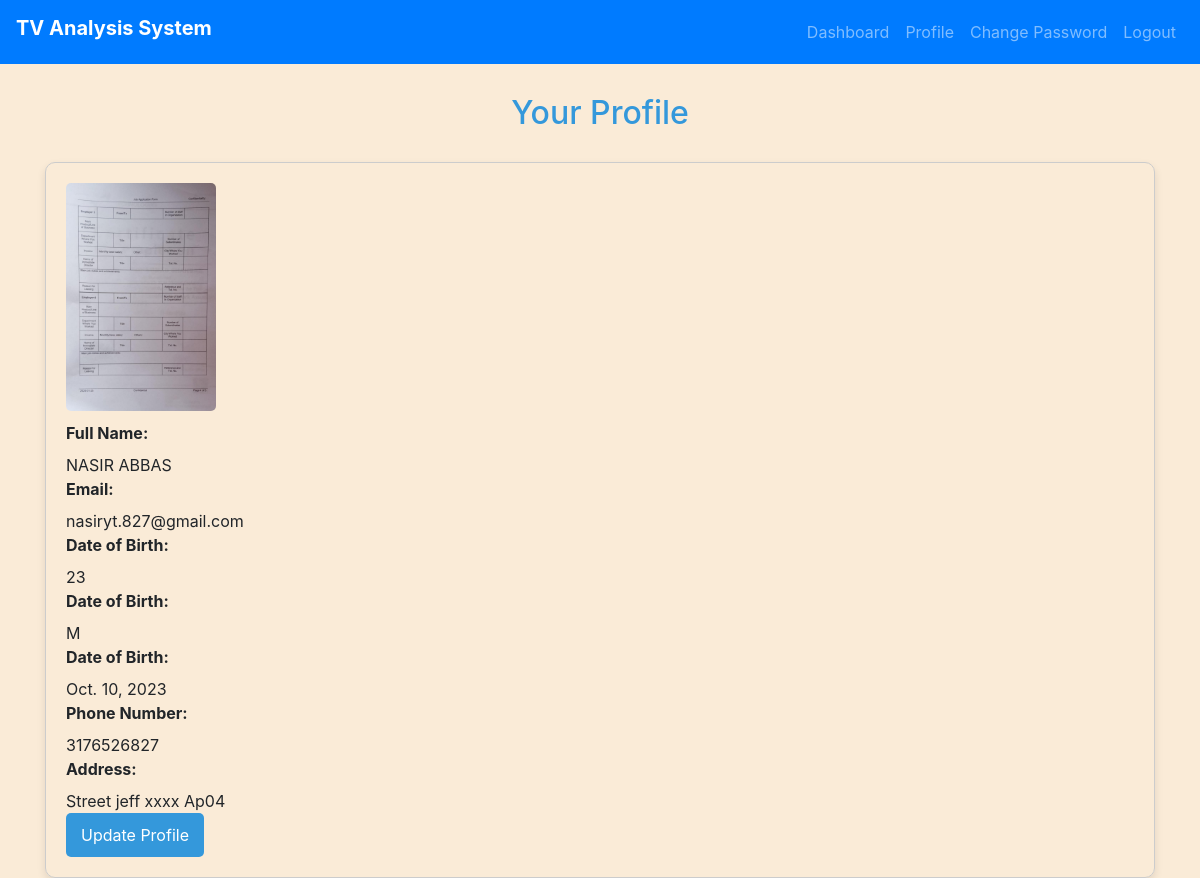
Screenshot of /view_profile/ (signed in) with the database file from the repository.
### myapp/models.py (models this page shows, shortened)
class Profile(models.Model):
    GENDER_CHOICES = [
        ('M', 'Male'),
        ('F', 'Female'),
    ]
    user = models.OneToOneField(User, on_delete=models.CASCADE)
    full_name = models.CharField(max_length=100, default="")
    email = models.EmailField(default="")
    date_of_birth = models.DateField(default=None, blank=True, null=True)
    age = models.IntegerField(default=None, blank=True, null=True, validators=[validators.MinValueValidator(0)])
    phone_number = models.CharField(
        max_length=20,
        default="",
        blank=True,
        null=True,
        validators=[validators.RegexValidator(regex='^[0-9]*$', message='Enter a valid phone number.', code='invalid_number')]
    )  # Only allow numeric values
    address = models.TextField(default="", blank=True, null=True)
    profile_picture = models.ImageField(upload_to='profile_pics/', default='default.jpg')
    gender = models.CharField(max_length=1, choices=GENDER_CHOICES, blank=True, null=True)

### myapp/views.py (the view)
# urls.py: path('view_profile/', views.view_profile, name='view_profile'),
@login_required
def view_profile(request):
    user_profile = Profile.objects.get(user=request.user)
    return render(request, 'view_profile.html', {'user_profile': user_profile})

### templates/view_profile.html (shortened to what this page needs)
{% extends "base.html" %}
{% block content %}
    <h2>Your Profile</h2>
    <div class="profile-container">
        {% if user_profile.profile_picture %}
            <img src="{{ user_profile.profile_picture.url }}" alt="Profile Picture">
        {% endif %}
        <strong>Full Name:</strong> {{ user_profile.full_name }}<br>
        <strong>Email:</strong> {{ user_profile.email }}<br>
        <strong>Date of Birth:</strong> {{ user_profile.age }}<br>
        <strong>Date of Birth:</strong> {{ user_profile.gender }}<br>
        <strong>Date of Birth:</strong> {{ user_profile.date_of_birth }}<br>
        <strong>Phone Number:</strong> {{ user_profile.phone_number }}<br>
        <strong>Address:</strong> {{ user_profile.address }}<br>
        <a href="{% url 'update_profile' %}" class="button">Update Profile</a>
    </div>
{% endblock %}

### templates/base.html (style rules this page uses)
body { background-color: antiquewhite; }
h1,h2,h3,h4 { margin: 30px; text-align: center; }

### templates/view_profile.html (style rules this page uses)
h2 { color: #3498db; }
.profile-container { border: 1px solid #ccc; padding: 20px; border-radius: 10px; margin-top: 20px; box-shadow: 0 4px 8px rgba(0, 0, 0, 0.1); }
img { max-width: 150px; border-radius: 5px; margin-bottom: 10px; }
strong { display: block; margin-bottom: 8px; font-weight: bold; }
a.button { display: inline-block; padding: 10px 15px; background-color: #3498db; color: #fff; text-decoration: none; border-radius: 5px; transition: background-color 0.3s; }

### rows the page displays
Profile: profile_picture (picture), full_name "NASIR ABBAS", email "nasiryt.827@gmail.com", age "23", gender "M", date_of_birth "Oct. 10, 2023", phone_number "3176526827", address "Street jeff xxxx Ap04"
